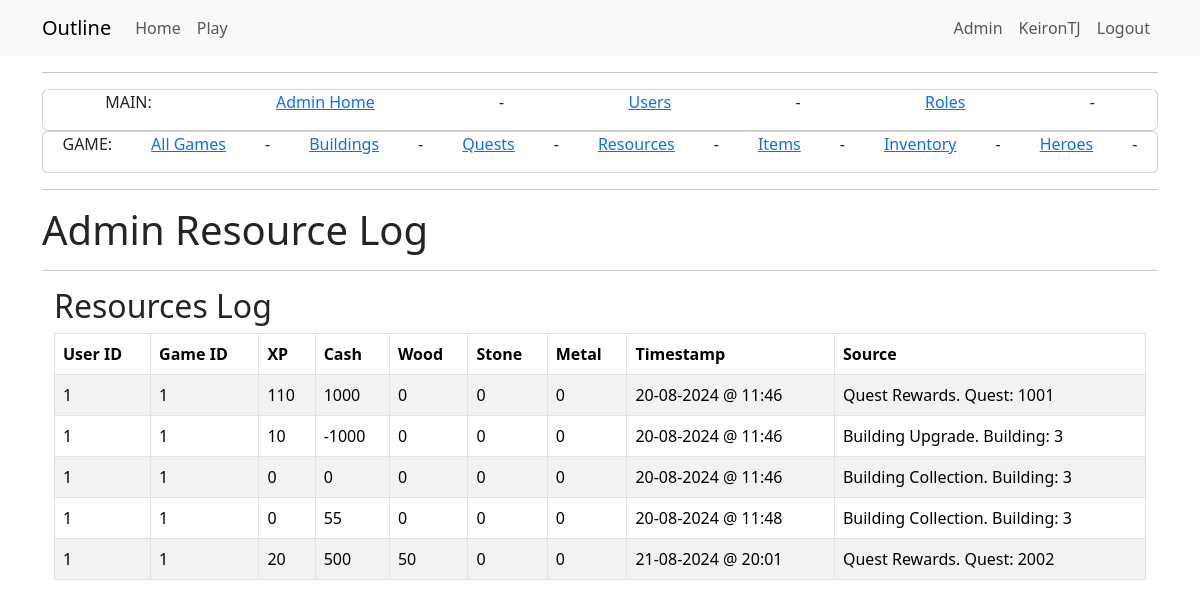
Page /admin_resourceslog (signed in) on the earlier database version.
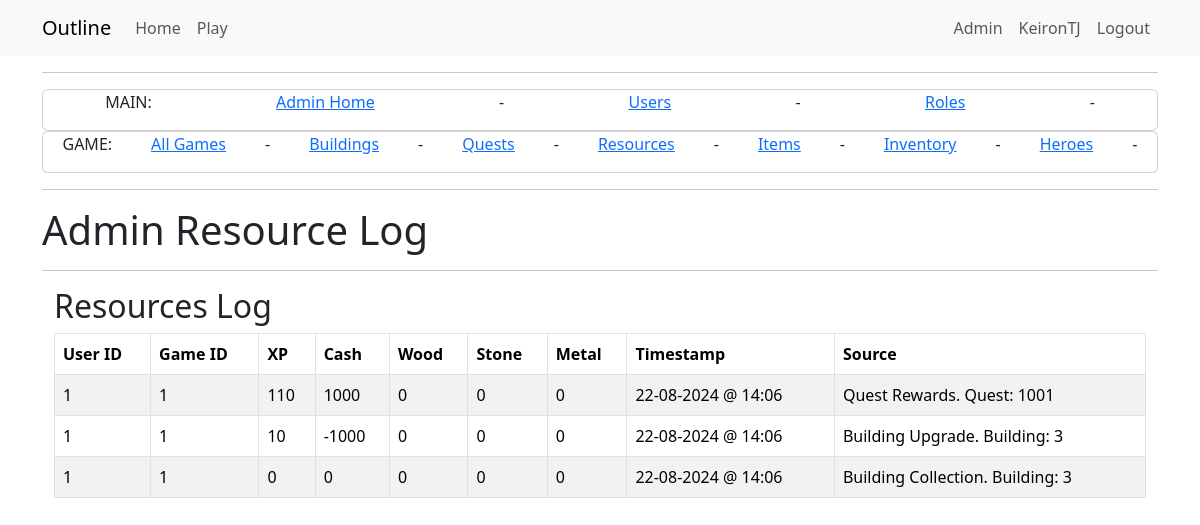
Same page on the later database version.
### app/models.py (models this page shows, shortened)
class User(UserMixin, db.Model):
    id = db.Column(Integer, primary_key=True)
    username = db.Column(String(64), index=True, unique=True)
    email = db.Column(String(120), index=True, unique=True)
    password_hash = db.Column(String(256))
    active = db.Column(db.Boolean(), default=True)
    activegame = db.Column(db.Integer, nullable=True)
    game = so.relationship("Game", back_populates="user", cascade="all, delete-orphan")
    role=so.relationship("Role", secondary="user_roles")
    def is_admin(self):
        return 'admin' in [role.name for role in self.role]

class ResourceLog(db.Model):
    __tablename__ = 'resource_log'
    id = db.Column(db.Integer, primary_key=True)
    game_id = db.Column(db.Integer, db.ForeignKey("game.id"))
    cash = db.Column(db.Integer, default=0)
    xp = db.Column(db.Integer, default=0)
    wood = db.Column(db.Integer, default=0)
    stone = db.Column(db.Integer, default=0)
    metal = db.Column(db.Integer, default=0)
    entry_date = db.Column(db.DateTime, default=datetime.now(timezone.utc))
    source = db.Column(db.String(64))
    game = db.relationship("Game", back_populates="resource_logs")

class Game(db.Model):
    __tablename__ = 'game'
    id = db.Column(db.Integer, primary_key=True)
    user_id = db.Column(db.Integer, db.ForeignKey('user.id'), nullable=False)
    game_name = db.Column(db.String(64))
    game_exists = db.Column(db.Boolean, default=True)
    entry_date = db.Column(db.DateTime, default=datetime.now(timezone.utc))
    xp = db.Column(db.Integer, default=0)
    level = db.Column(db.Integer, default=0)
    cash = db.Column(db.Integer, default=0)
    wood = db.Column(db.Integer, default=0)
    stone = db.Column(db.Integer, default=0)
    metal = db.Column(db.Integer, default=0)
    next_level_xp_required = db.Column(db.Integer, default=110)
    user = db.relationship("User", back_populates="game")
    inventories = db.relationship("InventoryUser", back_populates="game")
    quest_progress = db.relationship("QuestProgress", back_populates="game")
    building_progress = db.relationship("BuildingProgress", back_populates="game")
    resource_logs = db.relationship("ResourceLog", back_populates="game")
    hero_progress = db.relationship("HeroProgress", back_populates="game")
    hero_slots = db.relationship("HeroSlots", back_populates="game")

### app/admin/routes.py (the view)
@bp.route('/admin_resourceslog', methods=['GET', 'POST'])
@login_required
@admin_required
def admin_resourceslog():
    resourcelogs = db.session.query(ResourceLog).all()
    return render_template("admin/game/admin_resourceslog.html",
                           title='Admin Resource Log',
                           resourcelogs=resourcelogs)

### app/game/__init__.py (called while the page is built)
@bp.before_app_request
def before_request():
    load_game()

### app/game/context_processor.py (called while the page is built)
def load_game():
    if current_user.is_authenticated:
        game_id = current_user.activegame
        if game_id:
            g.game = Game.query.get(game_id)
        else:
            g.game = None
    else:
        g.game = None

### app/models.py (called while the page is built)
@login.user_loader
def load_user(id):
    return db.session.get(User, int(id))

### runserver.py (called while the page is built)
def format_datetime(value, format='%d-%m-%Y @ %H:%M'):
    if value is None:
        return "None"
    return value.strftime(format)

### app/templates/admin/game/admin_resourceslog.html
{% extends "admin/admin_base.html" %}
{% block content2 %}
<div class="Jumbotron">
    <h1>{{ title }}</h1>
</div>
<hr />
<div class="container">
    <h2>Resources Log</h2>
    <table class="table table-striped table-bordered">
        <thead>
            <tr>
                <th>User ID</th>
                <th>Game ID</th>
                <th>XP</th>
                <th>Cash</th>
                <th>Wood</th>
                <th>Stone</th>
                <th>Metal</th>
                <th>Timestamp</th>
                <th>Source</th>
            </tr>
        </thead>
        <tbody>
            {% for resourcelog in resourcelogs %}
            <tr>
                <td>{{ resourcelog.game.user_id }}</td>
                <td>{{ resourcelog.game.id }}</td>
                <td>{{ resourcelog.xp }}</td>
                <td>{{ resourcelog.cash }}</td>
                <td>{{ resourcelog.wood }}</td>
                <td>{{ resourcelog.stone }}</td>
                <td>{{ resourcelog.metal }}</td>
                <td>{{ resourcelog.entry_date|datetime|default('N/A', true) }}</td>
                <td>{{ resourcelog.source }}</td>
            </tr>
            {% endfor %}
        </tbody>
    </table>
</div>
{% endblock %}

### app/templates/admin/admin_base.html
{% extends "base.html" %}
{% block content %}
<hr />
<div class="card">
    <div style="display: flex; justify-content: space-around;">
        <p>MAIN:</p>
        <a href="{{ url_for('admin.admin_home') }}">Admin Home</a> -
        <a href="{{ url_for('admin.admin_users') }}">Users</a> -
        <a href="{{ url_for('admin.admin_roles') }}">Roles</a> -
    </div>
</div>
<div class="card">
    <div style="display: flex; justify-content: space-around;">
        <p>GAME:</p>
        <a href="{{ url_for('admin.admin_models') }}">All Games</a> -
        <a href="{{ url_for('admin.admin_buildings') }}">Buildings</a> -
        <a href="{{ url_for('admin.admin_mainquests') }}">Quests</a> -
        <a href="{{ url_for('admin.admin_resourceslog') }}">Resources</a> -
        <a href="{{ url_for('admin.admin_items') }}">Items</a> -
        <a href="{{ url_for('admin.admin_inventories') }}">Inventory</a> -
        <a href="{{ url_for('admin.admin_heroes') }}">Heroes</a> -
    </div>
</div>
<hr />
    {% block content2 %}  {% endblock content2 %}
    {% endblock content %}

### app/templates/base.html (shortened to what this page needs)
<!doctype html>
<html lang="en">
<head>
    <link href="https://cdn.jsdelivr.net/npm/bootstrap@5.3.2/dist/css/bootstrap.min.css"
          rel="stylesheet"
>
    <link rel="stylesheet" href="{{ url_for('static', filename='style.css') }}">
</head>
<body>
    <nav class="navbar navbar-expand-lg bg-body-tertiary">
        <div class="container">
            <a class="navbar-brand" href="{{ url_for('main.index') }}">Outline</a>
            <div class="collapse navbar-collapse" id="navbarSupportedContent">
                <ul class="navbar-nav me-auto mb-2 mb-lg-0">
                    <li class="nav-item">
                        <a class="nav-link" aria-current="page" href="{{ url_for('main.index') }}">Home</a>
                    </li>
                    {% if not current_user.is_authenticated or current_user.activegame == None    %}
                    <li class="nav-item">
                        <a class="nav-link" aria-current="page" href="{{ url_for('game.startmenu') }}">Start Menu</a>
                    </li>
                    {% else %}
                    <li class="nav-item">
                        <a class="nav-link" aria-current="page" href="{{ url_for('game.play', game_id=current_user.activegame) }}">Play</a>
                    </li>
                    {% endif %}
                </ul>
                <ul class="navbar-nav mb-2 mb-lg-0">
                    {% if current_user.is_anonymous %}
                    <li class="nav-item">
                        <a class="nav-link" aria-current="page" href="{{ url_for('auth.login') }}">Login</a>
                    </li>
                    {% else %}
                    {% if current_user.is_admin() %}
                    <li class="nav-item">
                        <a class="nav-link" aria-current="page" href="{{ url_for('admin.admin_home') }}">Admin</a>
                    </li>
                    {% endif %}
                    <li class="nav-item">
                        <a class="nav-link" aria-current="page" href="{{ url_for('main.view_profile', user_id=current_user.id) }}">{{ current_user.username }}</a>
                    </li>
                    <li class="nav-item">
                        <a class="nav-link" aria-current="page" href="{{ url_for('auth.logout') }}">Logout</a>
                    </li>
                    {% endif %}
                </ul>
            </div>
        </div>
    </nav>
    <div class="container mt-3">
        {% block content %}{% endblock %}
    </div>
</body>
</html>

Differences in the rows shown:
removed ResourceLog: game.user_id "1", game.id "1", xp "0", cash "55", wood "0", stone "0", metal "0", entry_date "20-08-2024 @ 11:48", source "Building Collection. Building: 3"
removed ResourceLog: game.user_id "1", game.id "1", xp "20", cash "500", wood "50", stone "0", metal "0", entry_date "21-08-2024 @ 20:01", source "Quest Rewards. Quest: 2002"
changed ResourceLog "Quest Rewards. Quest: 1001": entry_date "20-08-2024 @ 11:46" → "22-08-2024 @ 14:06"
changed ResourceLog "Building Upgrade. Building: 3": entry_date "20-08-2024 @ 11:46" → "22-08-2024 @ 14:06"
changed ResourceLog "Building Collection. Building: 3": entry_date "20-08-2024 @ 11:46" → "22-08-2024 @ 14:06"
